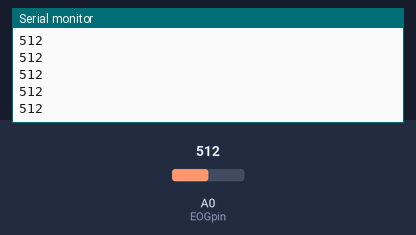
A sketch run on a simulated Arduino Uno, built with avr-gcc and run on an emulated ATmega328P. On the bench: the last lines printed to the serial monitor. The inputs (shaded band) are chosen by the test bench; at power-on: A0 (EOGpin) = 512.

Above: at 1.2 s.
1.3 s: A0 (EOGpin) set to 716
At 2.4 s:
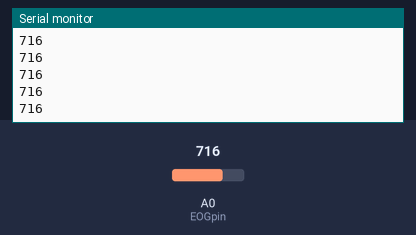
2.8 s: A0 (EOGpin) set to 900
At 3.4 s:
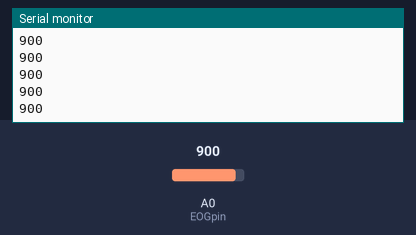
Timing chart, 0 to 5.7 s (numbered marks = the images above; inputs shaded):
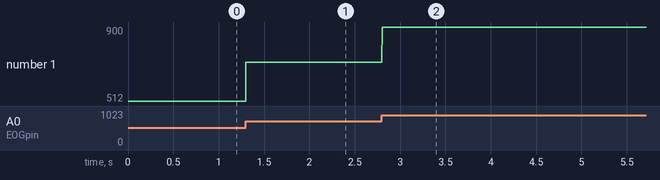

Measured:
- after the input at 1.3 s, the serial monitor: prints a new line at once (image 1)
- after the input at 2.8 s, the serial monitor: prints a new line at once (image 2)
- plotted number 1: 512 → 716 after the input at 1.3 s, 716 → 900 after the input at 2.8 s

The sketch:

arduino_bg.ino
```cpp
const int EOGpin = A0; //analog pin

void setup() {
  Serial.begin(115200);
  pinMode(EOGpin, INPUT);

}

void loop() {
  int EOG_Reading = analogRead(EOGpin);

  Serial.println(EOG_Reading);
  delay(2); //just here to slow down the output for easier reading
}
```
